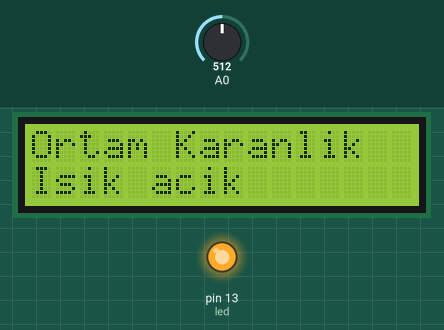
This sketch was run on a simulated Arduino Uno, built with avr-gcc and run on an emulated ATmega328P. Parts: 16×2 character LCD, output pins drawn as LEDs (lit = HIGH). Inputs (shaded band) come from the test bench; at power-on: A0 = 512.

Above: at 1.2 s.
1.3 s: A0 set to 891
4.3 s: A0 set to 916
At 5.0 s:
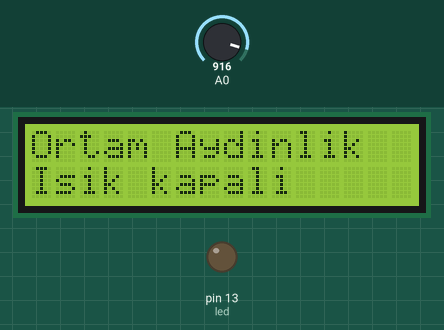
7.1 s: A0 set to 900
At 7.5 s:
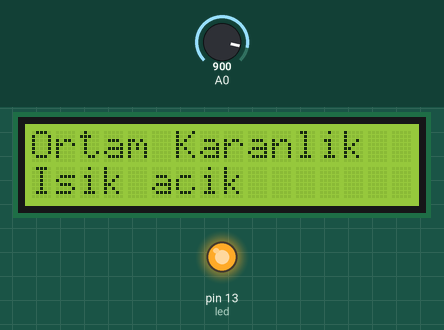
9.6 s: A0 set to 1023
At 10.0 s:
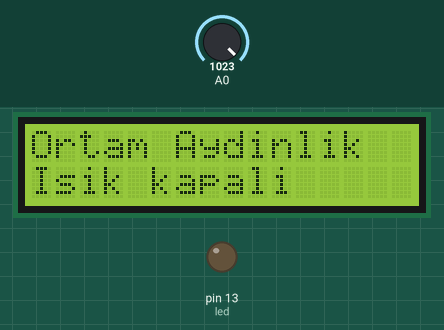
Timing chart, 0 to 12.6 s (numbered marks = the images above; inputs shaded):
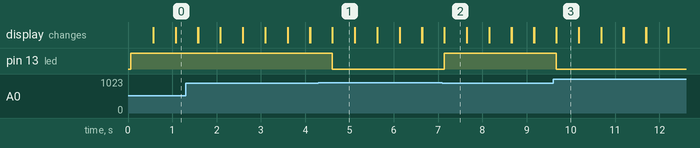

Measured:
- the behaviour switches between 900 and 901 on A0 (found by bisection; images 0 and 1)
- after the input at 4.3 s, pin 13 (led): HIGH → LOW after 0.32 s; the display: first differs from a run without the input after 0.32 s (image 1)
- after the input at 7.1 s, pin 13 (led): LOW → HIGH after 0.05 s; the display: first differs from a run without the input after 0.05 s (image 2)
- after the input at 9.6 s, pin 13 (led): HIGH → LOW after 0.07 s; the display: first differs from a run without the input after 0.07 s (image 3)
- what the display in image 1 shows lasts 0.5 s, from 4.6 s to 5.1 s

The sketch:

odev3.1.ino
```cpp
#include <LiquidCrystal.h>

LiquidCrystal lcd(12,11,10,9,8,7);
int deger;
int led = 13;

void setup() {
  pinMode(led,OUTPUT);
  lcd.begin(16,2); //Satır ve sütunların sayısı
  				   //lcd.begin (sütunlar, satırlar) olarak belirtilir.
}

void loop() {

  deger = analogRead(A0);
  if(deger <= 900){
    lcd.setCursor(0,0);
    lcd.print("Ortam Karanlik");
    lcd.setCursor(0,1);
    lcd.print("Isik acik");
    digitalWrite(led, 1);
  }else if(deger > 900){
    lcd.setCursor(0,0);
    lcd.print("Ortam Aydinlik");
    lcd.setCursor(0,1);
    lcd.print("Isik kapali");
    digitalWrite(led, 0);
  }
  delay(500);
  lcd.clear();
}
```
